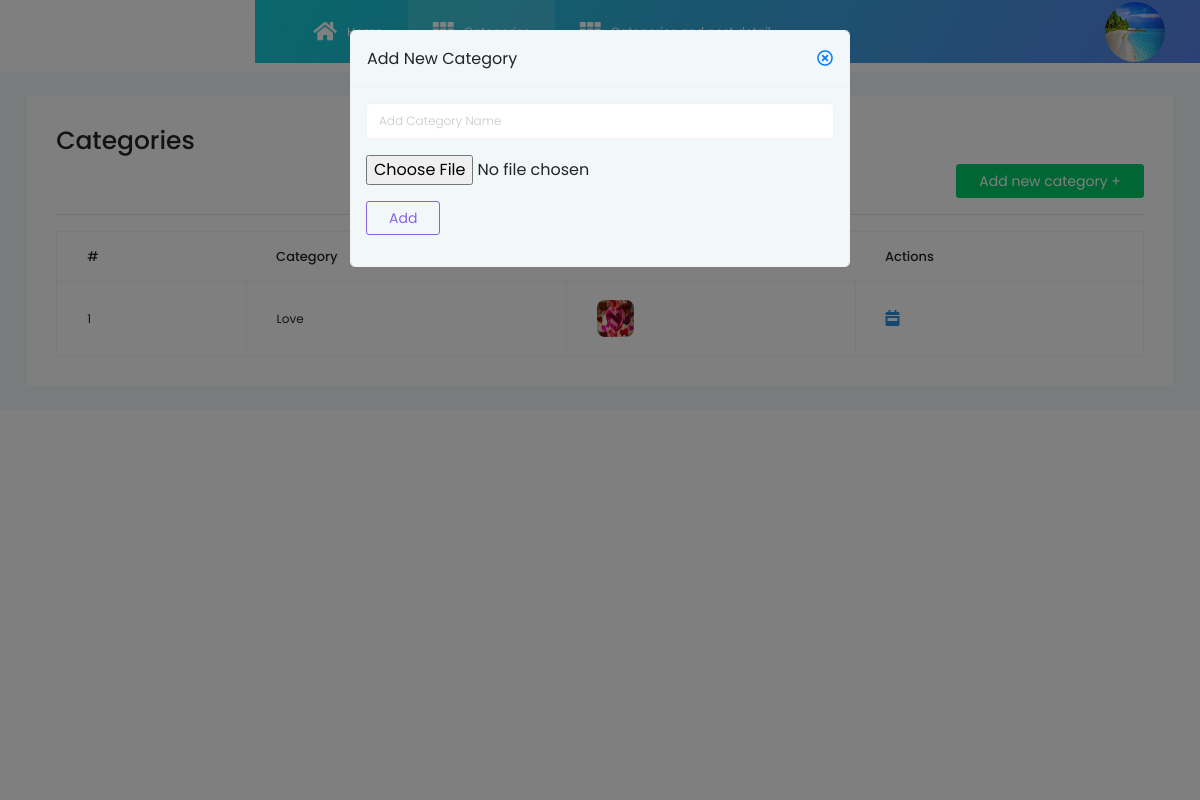
Screenshot of /add_new_category (signed in) with the database file from the repository.
### quotes/models.py (models this page shows, shortened)
class User(db.Model, UserMixin):
    id = db.Column(db.Integer, primary_key=True)
    name = db.Column(db.String(60))
    username = db.Column(db.String(60), unique=True)
    email = db.Column(db.String(60), unique=True)
    image_file = db.Column(db.String(60), default='default.jpg')
    password = db.Column(db.String(60))

class Categories(db.Model):
    id = db.Column(db.Integer, primary_key=True)
    image_file = db.Column(db.String(60), default='default.jpg')
    category_name = db.Column(db.String(80))

### quotes/categories/routes.py (the view, shortened to what this page needs)
@category.route('/add_new_category', methods=['POST', 'GET'])
def add_new_category():
    print('Categories')
    categories = Categories.query.all()
    form = AddNewCategoryForm()
    return render_template('add_new_category.html', form=form, label='Add New Category', categories=categories)

### quotes/categories/forms.py
class AddNewCategoryForm(FlaskForm):
    category_name = StringField(validators=[DataRequired(), Length(min=2, max=50)])
    image_file = FileField('Add Photo', validators=[FileAllowed(['jpg', 'jpeg', 'png'])])
    submit = SubmitField('Add')

### quotes/models.py (called while the page is built)
@login.user_loader
def load_user(user_id):
    return User.query.get(int(user_id))

### quotes/template/add_new_category.html (shortened to what this page needs)
{% extends 'layout.html'%}
{% block content %}
<div class="col-lg-12 grid-margin stretch-card content-wrapper">
    <div class="card">
        <div class="card-body">
            <h3>Categories</h3>
            <div style="text-align: right">
                <a href="{{ url_for('category.add_new_category')}}" class="btn btn-success">
                    Add new category +</a>
            </div>
            <div class="table-responsive">
                <table class="table table-bordered">
                    <thead>
                    <tr>
                        <th>
                            #
                        </th>
                        <th>
                            Category
                        </th>
                        <th>
                        </th>
                        <th>
                            Actions
                        </th>
                    </tr>
                    </thead>
                    <tbody>
                    {% for cat in categories %}
                    <tr>
                        <td>
                            <small class="">{{ cat.id}}</small>
                        </td>
                        <td>
                            <small>{{ cat.category_name}}</small>
                        </td>
                        <td>
                            <img src="{{url_for('static', filename='cat_images/' + cat.image_file)}}"
                                 class="rounded profile-image">
                        </td>
                        <td>
                            <a href="{{ url_for('category.get_categoryDetail', category_id=cat.category_name)}}"><i
                                    class="fas fa-calendar-week"
                                    style="font-size: medium; padding-right: 10px; color: #308ee0;"></i></a>
                        </td>
                    </tr>
                    {% endfor %}
                    </tbody>
                </table>
            </div>
        </div>
    </div>
</div>
<body onload="myFunction()">
<div class="modal fade" id="addQuoteModal" tabindex="-1" role="dialog"
     aria-labelledby="addQuoteLabel"
     aria-hidden="true">
    <div class="modal-dialog" role="document">
        <div class="modal-content">
            <div class="modal-header">
                <label class="modal-title" id="addQuoteLabel">{{ label }}</label>
                <a data-dismiss="modal" aria-label="Close" href="">
                    <i class="far fa-times-circle"></i>
                </a>
            </div>
            <form action="" method="post" autocomplete="off" enctype="multipart/form-data" style="padding: 15px">
                <fieldset>
                    <div class="form-group">
                        {% if form.category_name.errors %}
                        {{ form.category_name(class="form-control form-control-lg is-invalid", placeholder='Add Category
                        Name')}}
                        {% for error in form.category_name.errors %}
                        <div class="alert-message block-message error">
                            <span class="">{{ error }}</span>
                        </div>
                        {% endfor %}
                        {% else %}
                        {{ form.category_name(class="form-control form-control-lg", placeholder='Add Category Name')}}
                        {% endif %}
                    </div>
                    <div class="form-group">
                        {{ form.image_file }}
                    </div>
                    <div class="form-group">
                        {{ form.submit(class="btn btn-outline-info")}}
                    </div>
                </fieldset>
            </form>
        </div>
    </div>
</div>
</body>
{% endblock %}

### quotes/template/_QuoteNavBar.html (shortened to what this page needs)
<nav class="navbar default-layout col-lg-12 col-12 p-0 fixed-top d-flex flex-row">
    <div class="text-center navbar-brand-wrapper d-flex align-items-top justify-content-center">
    </div>
    <div class="navbar-menu-wrapper d-flex align-items-center">
        <ul class="navbar-nav navbar-nav-left header-links d-none d-md-flex">
            <li class="nav-item">
                <a href="{{ url_for('main.home') }}" class="nav-link">
                    <i class="fas fa-home"></i> Home
                </a>
            </li>
            <li class="nav-item active">
                <a href="{{ url_for('category.get_categories') }}" class="nav-link">
                    Categories</a>
            </li>
            <li class="nav-item">
                <a href="{{ url_for('category.showCat') }}" class="nav-link">
                    Categories and post detail</a>
            </li>
        </ul>
        <ul class="navbar-nav navbar-nav-right">
            {% if current_user.is_authenticated %}
                <a href="" style="color: white"><img
                        src="{{ url_for('static', filename='profile/'+ current_user.image_file ) }}"
                        class="rounded-circle account-img"></a>
            {% endif %}
        </ul>
    </div>
</nav>

### quotes/static/Main.css (style rules this page uses)
body { background: #fafafa; color: #333333; margin-top: 5rem; }
h1,h2,h3,h4,h5,h6 { color: #444444; }
.site-header,.nav-bar,.nav-link { color: #cbd5db; }
.account-img { height: 60px; width: 60px; margin-right: 20px; margin-bottom: 16px; margin-top: 16px; }

### rows the page displays
User: image_file (placeholder picture)
Categories: id "1", category_name "Love", image_file (picture)

### other values shown
{{ label }} "Add New Category"
